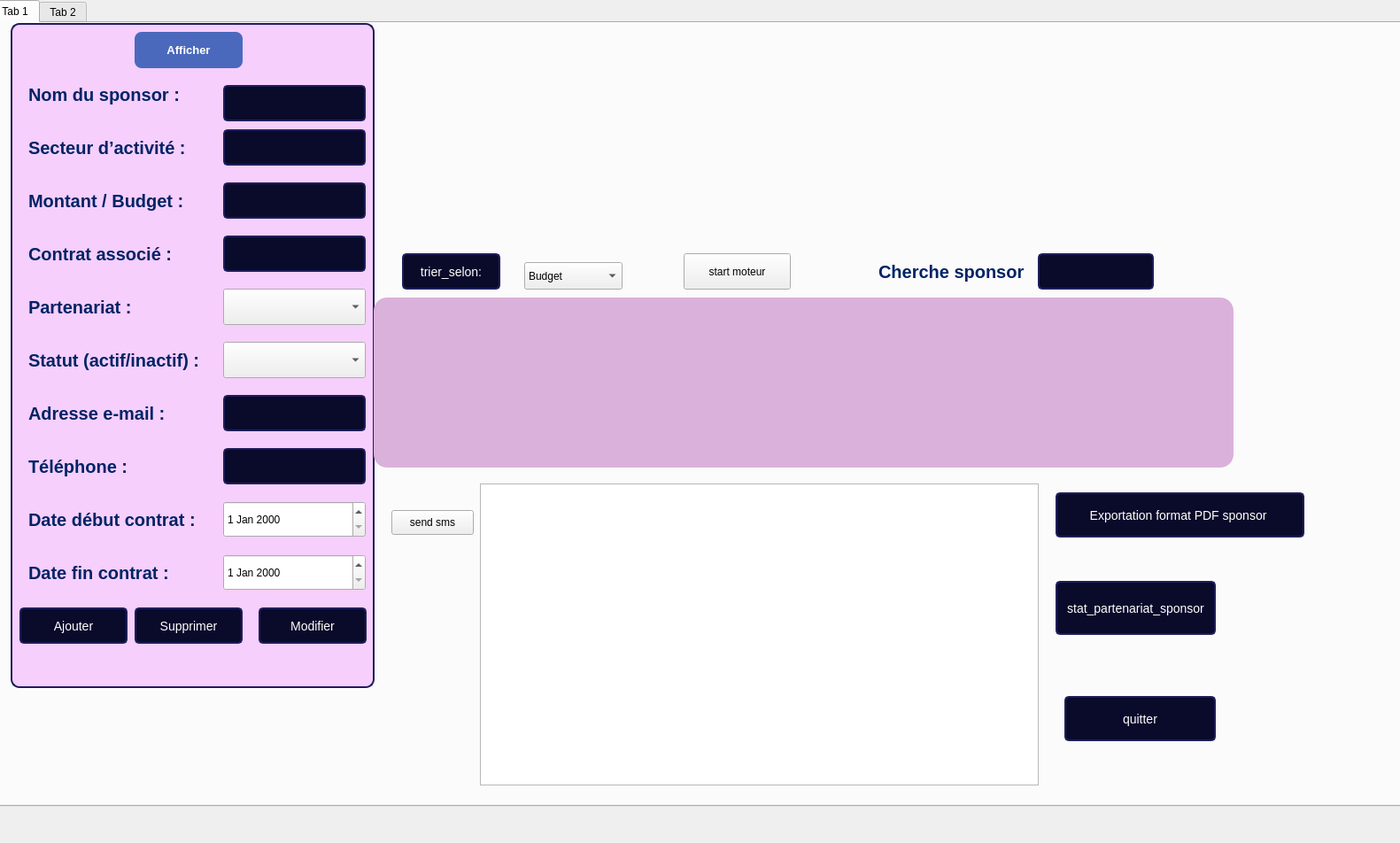
<?xml version="1.0" encoding="UTF-8"?>
<ui version="4.0">
 <class>pagesponsor</class>
 <widget class="QDialog" name="pagesponsor">
  <property name="geometry">
   <rect>
    <x>0</x>
    <y>0</y>
    <width>1581</width>
    <height>952</height>
   </rect>
  </property>
  <property name="windowTitle">
   <string>Dialog</string>
  </property>
  <widget class="QTabWidget" name="tabWidget">
   <property name="geometry">
    <rect>
     <x>-10</x>
     <y>0</y>
     <width>1741</width>
     <height>911</height>
    </rect>
   </property>
   <property name="currentIndex">
    <number>0</number>
   </property>
   <widget class="QWidget" name="tab">
    <attribute name="title">
     <string>Tab 1</string>
    </attribute>
    <widget class="QLineEdit" name="lineEdit_chercher">
     <property name="geometry">
      <rect>
       <x>1180</x>
       <y>260</y>
       <width>131</width>
       <height>41</height>
      </rect>
     </property>
     <property name="styleSheet">
      <string notr="true">QLineEdit, QDateTimeEdit {
    font-family: &quot;Arial&quot;;
    font-size: 14px;
    color: white;
    background-color: #0A0A2A;
    border: 2px solid #1E1E5A;
    border-radius: 5px;
    padding: 5px;
}

QPushButton {
    font-family: &quot;Arial Black&quot;;
    font-size: 14px;
    color: white;
    background-color: #0A0A2A;
    border: 2px solid #1E1E5A;
    border-radius: 5px;
    padding: 5px;
}

QPushButton:hover {
    background-color: #1E1E5A;
}

</string>
     </property>
    </widget>
    <widget class="QLabel" name="label_6">
     <property name="geometry">
      <rect>
       <x>40</x>
       <y>360</y>
       <width>201</width>
       <height>41</height>
      </rect>
     </property>
     <property name="styleSheet">
      <string notr="true">QLabel {
    font-size: 20px;
    font-weight: bold;
    color: #002366;  /* Bleu foncé */
}</string>
     </property>
     <property name="text">
      <string>Statut (actif/inactif) :</string>
     </property>
    </widget>
    <widget class="QComboBox" name="comboBox_statut">
     <property name="geometry">
      <rect>
       <x>260</x>
       <y>360</y>
       <width>161</width>
       <height>41</height>
      </rect>
     </property>
     <property name="styleSheet">
      <string notr="true">QLineEdit, QDateTimeEdit {
    font-family: &quot;Arial&quot;;
    font-size: 14px;
    color: white;
    background-color: #0A0A2A;
    border: 2px solid #1E1E5A;
    border-radius: 5px;
    padding: 5px;
}

QPushButton {
    font-family: &quot;Arial Black&quot;;
    font-size: 14px;
    color: white;
    background-color: #0A0A2A;
    border: 2px solid #1E1E5A;
    border-radius: 5px;
    padding: 5px;
}

QPushButton:hover {
    background-color: #1E1E5A;
}
</string>
     </property>
    </widget>
    <widget class="QLabel" name="label_2">
     <property name="geometry">
      <rect>
       <x>40</x>
       <y>180</y>
       <width>201</width>
       <height>41</height>
      </rect>
     </property>
     <property name="styleSheet">
      <string notr="true">QLabel {
    font-size: 20px;
    font-weight: bold;
    color: #002366;  /* Bleu foncé */
}</string>
     </property>
     <property name="text">
      <string>Montant / Budget :</string>
     </property>
    </widget>
    <widget class="QDateEdit" name="dateEdit_fin">
     <property name="geometry">
      <rect>
       <x>260</x>
       <y>600</y>
       <width>161</width>
       <height>41</height>
      </rect>
     </property>
     <property name="styleSheet">
      <string notr="true"/>
     </property>
    </widget>
    <widget class="QListView" name="listView">
     <property name="geometry">
      <rect>
       <x>20</x>
       <y>0</y>
       <width>411</width>
       <height>751</height>
      </rect>
     </property>
     <property name="styleSheet">
      <string notr="true">QListView {
    background-color: #F6CFFC;        /* même fond rose clair */
    border: 2px solid #1E1E5A;        /* même bordure bleu foncé */
    border-radius: 10px;              /* arrondi identique */
    font-family: &quot;Arial&quot;;
    font-size: 18px;
    color: #0A0A2A;                    /* même couleur de texte */
    padding: 5px;
}

QListView::item {
    background-color: transparent;
    padding: 6px;
    border-radius: 6px;
}

QListView::item:selected {
    background-color: #1E1E5A;        /* même bleu foncé pour la sélection */
    color: white;
}

QListView::item:hover {
    background-color: #B38DFF;        /* violet clair sur hover */
    color: white;
}
</string>
     </property>
    </widget>
    <widget class="QLineEdit" name="lineEdit_nom">
     <property name="geometry">
      <rect>
       <x>260</x>
       <y>70</y>
       <width>161</width>
       <height>41</height>
      </rect>
     </property>
     <property name="styleSheet">
      <string notr="true">QLineEdit, QDateTimeEdit {
    font-family: &quot;Arial&quot;;
    font-size: 14px;
    color: white;
    background-color: #0A0A2A;
    border: 2px solid #1E1E5A;
    border-radius: 5px;
    padding: 5px;
}

QPushButton {
    font-family: &quot;Arial Black&quot;;
    font-size: 14px;
    color: white;
    background-color: #0A0A2A;
    border: 2px solid #1E1E5A;
    border-radius: 5px;
    padding: 5px;
}

QPushButton:hover {
    background-color: #1E1E5A;
}
</string>
     </property>
    </widget>
    <widget class="QLineEdit" name="lineEdit_secteur">
     <property name="geometry">
      <rect>
       <x>260</x>
       <y>120</y>
       <width>161</width>
       <height>41</height>
      </rect>
     </property>
     <property name="styleSheet">
      <string notr="true">QLineEdit, QDateTimeEdit {
    font-family: &quot;Arial&quot;;
    font-size: 14px;
    color: white;
    background-color: #0A0A2A;
    border: 2px solid #1E1E5A;
    border-radius: 5px;
    padding: 5px;
}

QPushButton {
    font-family: &quot;Arial Black&quot;;
    font-size: 14px;
    color: white;
    background-color: #0A0A2A;
    border: 2px solid #1E1E5A;
    border-radius: 5px;
    padding: 5px;
}

QPushButton:hover {
    background-color: #1E1E5A;
}
</string>
     </property>
    </widget>
    <widget class="QLabel" name="label">
     <property name="geometry">
      <rect>
       <x>40</x>
       <y>60</y>
       <width>211</width>
       <height>41</height>
      </rect>
     </property>
     <property name="styleSheet">
      <string notr="true">QLabel {
    font-size: 20px;
    font-weight: bold;
    color: #002366;  /* Bleu foncé */
}</string>
     </property>
     <property name="text">
      <string>Nom du sponsor :</string>
     </property>
    </widget>
    <widget class="QPushButton" name="pushButton_modifier">
     <property name="geometry">
      <rect>
       <x>300</x>
       <y>660</y>
       <width>122</width>
       <height>41</height>
      </rect>
     </property>
     <property name="styleSheet">
      <string notr="true">QLineEdit, QDateTimeEdit {
    font-family: &quot;Arial&quot;;
    font-size: 14px;
    color: white;
    background-color: #0A0A2A;
    border: 2px solid #1E1E5A;
    border-radius: 5px;
    padding: 5px;
}

QPushButton {
    font-family: &quot;Arial Black&quot;;
    font-size: 14px;
    color: white;
    background-color: #0A0A2A;
    border: 2px solid #1E1E5A;
    border-radius: 5px;
    padding: 5px;
}

QPushButton:hover {
    background-color: #1E1E5A;
}
</string>
     </property>
     <property name="text">
      <string>Modifier</string>
     </property>
    </widget>
    <widget class="QComboBox" name="comboBox_type">
     <property name="geometry">
      <rect>
       <x>260</x>
       <y>300</y>
       <width>161</width>
       <height>41</height>
      </rect>
     </property>
     <property name="styleSheet">
      <string notr="true">QLineEdit, QDateTimeEdit {
    font-family: &quot;Arial&quot;;
    font-size: 14px;
    color: white;
    background-color: #0A0A2A;
    border: 2px solid #1E1E5A;
    border-radius: 5px;
    padding: 5px;
}

QPushButton {
    font-family: &quot;Arial Black&quot;;
    font-size: 14px;
    color: white;
    background-color: #0A0A2A;
    border: 2px solid #1E1E5A;
    border-radius: 5px;
    padding: 5px;
}

QPushButton:hover {
    background-color: #1E1E5A;
}
</string>
     </property>
    </widget>
    <widget class="QLabel" name="label_9">
     <property name="geometry">
      <rect>
       <x>40</x>
       <y>540</y>
       <width>191</width>
       <height>41</height>
      </rect>
     </property>
     <property name="styleSheet">
      <string notr="true">QLabel {
    font-size: 20px;
    font-weight: bold;
    color: #002366;  /* Bleu foncé */
}</string>
     </property>
     <property name="text">
      <string>Date début contrat :</string>
     </property>
    </widget>
    <widget class="QLabel" name="label_7">
     <property name="geometry">
      <rect>
       <x>40</x>
       <y>420</y>
       <width>171</width>
       <height>41</height>
      </rect>
     </property>
     <property name="styleSheet">
      <string notr="true">QLabel {
    font-size: 20px;
    font-weight: bold;
    color: #002366;  /* Bleu foncé */
}</string>
     </property>
     <property name="text">
      <string>Adresse e-mail :</string>
     </property>
    </widget>
    <widget class="QLineEdit" name="lineEdit_contrat">
     <property name="geometry">
      <rect>
       <x>260</x>
       <y>240</y>
       <width>161</width>
       <height>41</height>
      </rect>
     </property>
     <property name="styleSheet">
      <string notr="true">QLineEdit, QDateTimeEdit {
    font-family: &quot;Arial&quot;;
    font-size: 14px;
    color: white;
    background-color: #0A0A2A;
    border: 2px solid #1E1E5A;
    border-radius: 5px;
    padding: 5px;
}

QPushButton {
    font-family: &quot;Arial Black&quot;;
    font-size: 14px;
    color: white;
    background-color: #0A0A2A;
    border: 2px solid #1E1E5A;
    border-radius: 5px;
    padding: 5px;
}

QPushButton:hover {
    background-color: #1E1E5A;
}
</string>
     </property>
    </widget>
    <widget class="QLineEdit" name="lineEdit_budget">
     <property name="geometry">
      <rect>
       <x>260</x>
       <y>180</y>
       <width>161</width>
       <height>41</height>
      </rect>
     </property>
     <property name="styleSheet">
      <string notr="true">QLineEdit, QDateTimeEdit {
    font-family: &quot;Arial&quot;;
    font-size: 14px;
    color: white;
    background-color: #0A0A2A;
    border: 2px solid #1E1E5A;
    border-radius: 5px;
    padding: 5px;
}

QPushButton {
    font-family: &quot;Arial Black&quot;;
    font-size: 14px;
    color: white;
    background-color: #0A0A2A;
    border: 2px solid #1E1E5A;
    border-radius: 5px;
    padding: 5px;
}

QPushButton:hover {
    background-color: #1E1E5A;
}
</string>
     </property>
    </widget>
    <widget class="QPushButton" name="pushButton_supprimer">
     <property name="geometry">
      <rect>
       <x>160</x>
       <y>660</y>
       <width>122</width>
       <height>41</height>
      </rect>
     </property>
     <property name="styleSheet">
      <string notr="true">QLineEdit, QDateTimeEdit {
    font-family: &quot;Arial&quot;;
    font-size: 14px;
    color: white;
    background-color: #0A0A2A;
    border: 2px solid #1E1E5A;
    border-radius: 5px;
    padding: 5px;
}

QPushButton {
    font-family: &quot;Arial Black&quot;;
    font-size: 14px;
    color: white;
    background-color: #0A0A2A;
    border: 2px solid #1E1E5A;
    border-radius: 5px;
    padding: 5px;
}

QPushButton:hover {
    background-color: #1E1E5A;
}
</string>
     </property>
     <property name="text">
      <string>Supprimer</string>
     </property>
    </widget>
    <widget class="QLabel" name="label_10">
     <property name="geometry">
      <rect>
       <x>40</x>
       <y>600</y>
       <width>191</width>
       <height>41</height>
      </rect>
     </property>
     <property name="styleSheet">
      <string notr="true">QLabel {
    font-size: 20px;
    font-weight: bold;
    color: #002366;  /* Bleu foncé */
}</string>
     </property>
     <property name="text">
      <string>Date fin contrat :</string>
     </property>
    </widget>
    <widget class="QPushButton" name="pushButton_ajouter">
     <property name="geometry">
      <rect>
       <x>30</x>
       <y>660</y>
       <width>122</width>
       <height>41</height>
      </rect>
     </property>
     <property name="styleSheet">
      <string notr="true">QLineEdit, QDateTimeEdit {
    font-family: &quot;Arial&quot;;
    font-size: 14px;
    color: white;
    background-color: #0A0A2A;
    border: 2px solid #1E1E5A;
    border-radius: 5px;
    padding: 5px;
}

QPushButton {
    font-family: &quot;Arial Black&quot;;
    font-size: 14px;
    color: white;
    background-color: #0A0A2A;
    border: 2px solid #1E1E5A;
    border-radius: 5px;
    padding: 5px;
}

QPushButton:hover {
    background-color: #1E1E5A;
}
</string>
     </property>
     <property name="text">
      <string>Ajouter</string>
     </property>
    </widget>
    <widget class="QLabel" name="label_4">
     <property name="geometry">
      <rect>
       <x>40</x>
       <y>240</y>
       <width>201</width>
       <height>41</height>
      </rect>
     </property>
     <property name="styleSheet">
      <string notr="true">QLabel {
    font-size: 20px;
    font-weight: bold;
    color: #002366;  /* Bleu foncé */
}</string>
     </property>
     <property name="text">
      <string>Contrat associé :</string>
     </property>
    </widget>
    <widget class="QLabel" name="label_139">
     <property name="geometry">
      <rect>
       <x>1000</x>
       <y>260</y>
       <width>171</width>
       <height>41</height>
      </rect>
     </property>
     <property name="styleSheet">
      <string notr="true">QLabel {
	font: 6pt &quot;Segoe UI&quot;;
    font-size: 20px;
    font-weight: bold;
    color: #002366;  /* Bleu foncé */
}
</string>
     </property>
     <property name="text">
      <string>Cherche sponsor :</string>
     </property>
    </widget>
    <widget class="QLineEdit" name="lineEdit_email">
     <property name="geometry">
      <rect>
       <x>260</x>
       <y>420</y>
       <width>161</width>
       <height>41</height>
      </rect>
     </property>
     <property name="styleSheet">
      <string notr="true">QLineEdit, QDateTimeEdit {
    font-family: &quot;Arial&quot;;
    font-size: 14px;
    color: white;
    background-color: #0A0A2A;
    border: 2px solid #1E1E5A;
    border-radius: 5px;
    padding: 5px;
}

QPushButton {
    font-family: &quot;Arial Black&quot;;
    font-size: 14px;
    color: white;
    background-color: #0A0A2A;
    border: 2px solid #1E1E5A;
    border-radius: 5px;
    padding: 5px;
}

QPushButton:hover {
    background-color: #1E1E5A;
}
</string>
     </property>
    </widget>
    <widget class="QPushButton" name="trier_sponsor">
     <property name="geometry">
      <rect>
       <x>462</x>
       <y>260</y>
       <width>111</width>
       <height>41</height>
      </rect>
     </property>
     <property name="styleSheet">
      <string notr="true">QLineEdit, QDateTimeEdit {
    font-family: &quot;Arial&quot;;
    font-size: 14px;
    color: white;
    background-color: #0A0A2A;
    border: 2px solid #1E1E5A;
    border-radius: 5px;
    padding: 5px;
}

QPushButton {
    font-family: &quot;Arial Black&quot;;
    font-size: 14px;
    color: white;
    background-color: #0A0A2A;
    border: 2px solid #1E1E5A;
    border-radius: 5px;
    padding: 5px;
}

QPushButton:hover {
    background-color: #1E1E5A;
}
</string>
     </property>
     <property name="text">
      <string>trier_selon:</string>
     </property>
    </widget>
    <widget class="QLabel" name="label_8">
     <property name="geometry">
      <rect>
       <x>40</x>
       <y>480</y>
       <width>191</width>
       <height>41</height>
      </rect>
     </property>
     <property name="styleSheet">
      <string notr="true">QLabel {
    font-size: 20px;
    font-weight: bold;
    color: #002366;  /* Bleu foncé */
}</string>
     </property>
     <property name="text">
      <string>Téléphone :</string>
     </property>
    </widget>
    <widget class="QLabel" name="label_5">
     <property name="geometry">
      <rect>
       <x>40</x>
       <y>300</y>
       <width>181</width>
       <height>41</height>
      </rect>
     </property>
     <property name="styleSheet">
      <string notr="true">QLabel {
    font-size: 20px;
    font-weight: bold;
    color: #002366;  /* Bleu foncé */
}</string>
     </property>
     <property name="text">
      <string>Partenariat :</string>
     </property>
    </widget>
    <widget class="QDateEdit" name="dateEdit_debut">
     <property name="geometry">
      <rect>
       <x>260</x>
       <y>540</y>
       <width>161</width>
       <height>41</height>
      </rect>
     </property>
     <property name="styleSheet">
      <string notr="true"/>
     </property>
    </widget>
    <widget class="QTableWidget" name="tableWidget_sponsors">
     <property name="geometry">
      <rect>
       <x>430</x>
       <y>310</y>
       <width>971</width>
       <height>192</height>
      </rect>
     </property>
     <property name="styleSheet">
      <string notr="true">QTableWidget {
    background-color: #DAB1DA;
    color: white;
    border-radius: 15px;
    padding: 10px;
    font-size: 13px;
    border: none;
}

QTableWidget::item {
    padding: 10px;
}

QTableWidget::item:selected {
    background-color: #5555FF;
    color: white;
}

QHeaderView::section {
    background-color: #341539;
    color: white;
    padding: 10px;
    border: none;
}</string>
     </property>
    </widget>
    <widget class="QListView" name="liststat">
     <property name="geometry">
      <rect>
       <x>550</x>
       <y>520</y>
       <width>631</width>
       <height>341</height>
      </rect>
     </property>
    </widget>
    <widget class="QPushButton" name="pushButton_pdf">
     <property name="geometry">
      <rect>
       <x>1200</x>
       <y>530</y>
       <width>281</width>
       <height>51</height>
      </rect>
     </property>
     <property name="styleSheet">
      <string notr="true">QLineEdit, QDateTimeEdit {
    font-family: &quot;Arial&quot;;
    font-size: 14px;
    color: white;
    background-color: #0A0A2A;
    border: 2px solid #1E1E5A;
    border-radius: 5px;
    padding: 5px;
}

QPushButton {
    font-family: &quot;Arial Black&quot;;
    font-size: 14px;
    color: white;
    background-color: #0A0A2A;
    border: 2px solid #1E1E5A;
    border-radius: 5px;
    padding: 5px;
}

QPushButton:hover {
    background-color: #1E1E5A;
}
</string>
     </property>
     <property name="text">
      <string>Exportation format PDF sponsor </string>
     </property>
     <property name="icon">
      <iconset>
       <normaloff>:/icons/icones/addition.png</normaloff>:/icons/icones/addition.png</iconset>
     </property>
     <property name="iconSize">
      <size>
       <width>20</width>
       <height>20</height>
      </size>
     </property>
    </widget>
    <widget class="QLineEdit" name="lineEdit_tel">
     <property name="geometry">
      <rect>
       <x>260</x>
       <y>480</y>
       <width>161</width>
       <height>41</height>
      </rect>
     </property>
     <property name="styleSheet">
      <string notr="true">QLineEdit, QDateTimeEdit {
    font-family: &quot;Arial&quot;;
    font-size: 14px;
    color: white;
    background-color: #0A0A2A;
    border: 2px solid #1E1E5A;
    border-radius: 5px;
    padding: 5px;
}

QPushButton {
    font-family: &quot;Arial Black&quot;;
    font-size: 14px;
    color: white;
    background-color: #0A0A2A;
    border: 2px solid #1E1E5A;
    border-radius: 5px;
    padding: 5px;
}

QPushButton:hover {
    background-color: #1E1E5A;
}
</string>
     </property>
    </widget>
    <widget class="QPushButton" name="stat">
     <property name="geometry">
      <rect>
       <x>1200</x>
       <y>630</y>
       <width>181</width>
       <height>61</height>
      </rect>
     </property>
     <property name="styleSheet">
      <string notr="true">QLineEdit, QDateTimeEdit {
    font-family: &quot;Arial&quot;;
    font-size: 14px;
    color: white;
    background-color: #0A0A2A;
    border: 2px solid #1E1E5A;
    border-radius: 5px;
    padding: 5px;
}

QPushButton {
    font-family: &quot;Arial Black&quot;;
    font-size: 14px;
    color: white;
    background-color: #0A0A2A;
    border: 2px solid #1E1E5A;
    border-radius: 5px;
    padding: 5px;
}

QPushButton:hover {
    background-color: #1E1E5A;
}
</string>
     </property>
     <property name="text">
      <string>stat_partenariat_sponsor</string>
     </property>
    </widget>
    <widget class="QLabel" name="label_3">
     <property name="geometry">
      <rect>
       <x>40</x>
       <y>120</y>
       <width>201</width>
       <height>41</height>
      </rect>
     </property>
     <property name="styleSheet">
      <string notr="true">QLabel {
    font-size: 20px;
    font-weight: bold;
    color: #002366;  /* Bleu foncé */
}</string>
     </property>
     <property name="text">
      <string>Secteur d’activité :</string>
     </property>
    </widget>
    <widget class="QPushButton" name="pushButton_afficher">
     <property name="geometry">
      <rect>
       <x>160</x>
       <y>10</y>
       <width>122</width>
       <height>41</height>
      </rect>
     </property>
     <property name="styleSheet">
      <string notr="true">QPushButton {
    background-color: #4a69bd;
    color: white;
    border: none;
    border-radius: 8px;
    padding: 10px 16px;
    font-weight: bold;
    font-size: 10pt;
    min-width: 90px;
}
QPushButton:hover {
    background-color: #3a59ad;
}
QPushButton:pressed {
    background-color: #2a499d;
}</string>
     </property>
     <property name="text">
      <string>Afficher</string>
     </property>
    </widget>
    <widget class="QPushButton" name="pushButton_envoyerSMS">
     <property name="geometry">
      <rect>
       <x>450</x>
       <y>550</y>
       <width>93</width>
       <height>28</height>
      </rect>
     </property>
     <property name="text">
      <string>send sms</string>
     </property>
    </widget>
    <widget class="QComboBox" name="comboBox_tri">
     <property name="geometry">
      <rect>
       <x>600</x>
       <y>270</y>
       <width>111</width>
       <height>31</height>
      </rect>
     </property>
     <item>
      <property name="text">
       <string>Budget</string>
      </property>
     </item>
     <item>
      <property name="text">
       <string>Nom</string>
      </property>
     </item>
    </widget>
    <widget class="QPushButton" name="pushButton_62">
     <property name="geometry">
      <rect>
       <x>1210</x>
       <y>760</y>
       <width>171</width>
       <height>51</height>
      </rect>
     </property>
     <property name="styleSheet">
      <string notr="true">QLineEdit, QDateTimeEdit {
    font-family: &quot;Arial&quot;;
    font-size: 14px;
    color: white;
    background-color: #0A0A2A;
    border: 2px solid #1E1E5A;
    border-radius: 5px;
    padding: 5px;
}

QPushButton {
    font-family: &quot;Arial Black&quot;;
    font-size: 14px;
    color: white;
    background-color: #0A0A2A;
    border: 2px solid #1E1E5A;
    border-radius: 5px;
    padding: 5px;
}

QPushButton:hover {
    background-color: #1E1E5A;
}
</string>
     </property>
     <property name="text">
      <string>quitter</string>
     </property>
     <property name="icon">
      <iconset>
       <normaloff>:/icons/icones/addition.png</normaloff>:/icons/icones/addition.png</iconset>
     </property>
     <property name="iconSize">
      <size>
       <width>20</width>
       <height>20</height>
      </size>
     </property>
    </widget>
    <widget class="QPushButton" name="moteur">
     <property name="geometry">
      <rect>
       <x>780</x>
       <y>260</y>
       <width>121</width>
       <height>41</height>
      </rect>
     </property>
     <property name="text">
      <string>start moteur</string>
     </property>
    </widget>
    <zorder>pushButton_62</zorder>
    <zorder>listView</zorder>
    <zorder>lineEdit_chercher</zorder>
    <zorder>label_6</zorder>
    <zorder>comboBox_statut</zorder>
    <zorder>label_2</zorder>
    <zorder>dateEdit_fin</zorder>
    <zorder>lineEdit_nom</zorder>
    <zorder>lineEdit_secteur</zorder>
    <zorder>label</zorder>
    <zorder>pushButton_modifier</zorder>
    <zorder>comboBox_type</zorder>
    <zorder>label_9</zorder>
    <zorder>label_7</zorder>
    <zorder>lineEdit_contrat</zorder>
    <zorder>lineEdit_budget</zorder>
    <zorder>pushButton_supprimer</zorder>
    <zorder>label_10</zorder>
    <zorder>pushButton_ajouter</zorder>
    <zorder>label_4</zorder>
    <zorder>label_139</zorder>
    <zorder>lineEdit_email</zorder>
    <zorder>trier_sponsor</zorder>
    <zorder>label_8</zorder>
    <zorder>label_5</zorder>
    <zorder>dateEdit_debut</zorder>
    <zorder>tableWidget_sponsors</zorder>
    <zorder>liststat</zorder>
    <zorder>pushButton_pdf</zorder>
    <zorder>lineEdit_tel</zorder>
    <zorder>stat</zorder>
    <zorder>label_3</zorder>
    <zorder>pushButton_afficher</zorder>
    <zorder>pushButton_envoyerSMS</zorder>
    <zorder>comboBox_tri</zorder>
    <zorder>moteur</zorder>
   </widget>
   <widget class="QWidget" name="tab_2">
    <attribute name="title">
     <string>Tab 2</string>
    </attribute>
    <widget class="QPushButton" name="pushButton_Send_Message_Type">
     <property name="geometry">
      <rect>
       <x>1040</x>
       <y>670</y>
       <width>181</width>
       <height>41</height>
      </rect>
     </property>
     <property name="text">
      <string>Send Message</string>
     </property>
    </widget>
    <widget class="QComboBox" name="comboBox_Client_list">
     <property name="geometry">
      <rect>
       <x>40</x>
       <y>670</y>
       <width>351</width>
       <height>41</height>
      </rect>
     </property>
    </widget>
    <widget class="QLineEdit" name="lineEdit_Message_For_Client">
     <property name="geometry">
      <rect>
       <x>780</x>
       <y>670</y>
       <width>261</width>
       <height>41</height>
      </rect>
     </property>
    </widget>
    <widget class="QComboBox" name="comboBox_Send_Message_Type">
     <property name="geometry">
      <rect>
       <x>430</x>
       <y>670</y>
       <width>341</width>
       <height>41</height>
      </rect>
     </property>
     <item>
      <property name="text">
       <string>All</string>
      </property>
     </item>
     <item>
      <property name="text">
       <string>Individual</string>
      </property>
     </item>
    </widget>
    <widget class="QTextEdit" name="textEdit_Client_Messages">
     <property name="geometry">
      <rect>
       <x>40</x>
       <y>0</y>
       <width>1171</width>
       <height>661</height>
      </rect>
     </property>
    </widget>
    <widget class="QPushButton" name="Openhercules">
     <property name="geometry">
      <rect>
       <x>350</x>
       <y>750</y>
       <width>93</width>
       <height>28</height>
      </rect>
     </property>
     <property name="text">
      <string>Hercules</string>
     </property>
    </widget>
   </widget>
  </widget>
 </widget>
 <resources/>
 <connections/>
</ui>
